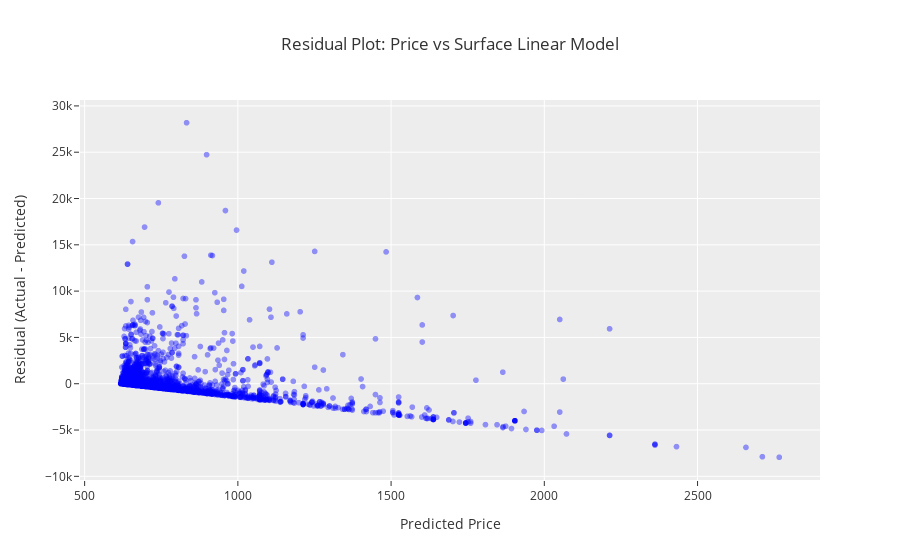

This figure's notebook cell:
### Code cell
fig = px.scatter(
    DF_model2,
    x='Predicted_Price',
    y='Residual',
    opacity=0.4,
    color_discrete_sequence=['blue'],
    title='Residual Plot: Price vs Surface Linear Model')

fig.update_layout(
    template='ggplot2',
    xaxis_title='Predicted Price',
    yaxis_title='Residual (Actual - Predicted)')

fig.show()

### Figure 1 — Plotly figure (JSON) as saved in the notebook; plotly's stock layout.template omitted (floating-point values rounded to 4 significant figures; data arrays with more than 128 entries replaced by an {"elided": "..."} marker saying what was removed)
{"data": [{"hovertemplate": "Predicted_Price=%{x}<br>Residual=%{y}<extra></extra>", "legendgroup": "", "marker": {"color": "blue", "opacity": 0.4, "symbol": "circle"}, "mode": "markers", "name": "", "showlegend": false, "type": "scattergl", "x": {"elided": "3211 float values"}, "xaxis": "x", "y": {"elided": "3211 float values"}, "yaxis": "y"}], "layout": {"legend": {"tracegroupgap": 0}, "title": {"text": "Residual Plot: Price vs Surface Linear Model"}, "xaxis": {"anchor": "y", "domain": [0, 1], "title": {"text": "Predicted Price"}}, "yaxis": {"anchor": "x", "domain": [0, 1], "title": {"text": "Residual (Actual - Predicted)"}}}}
